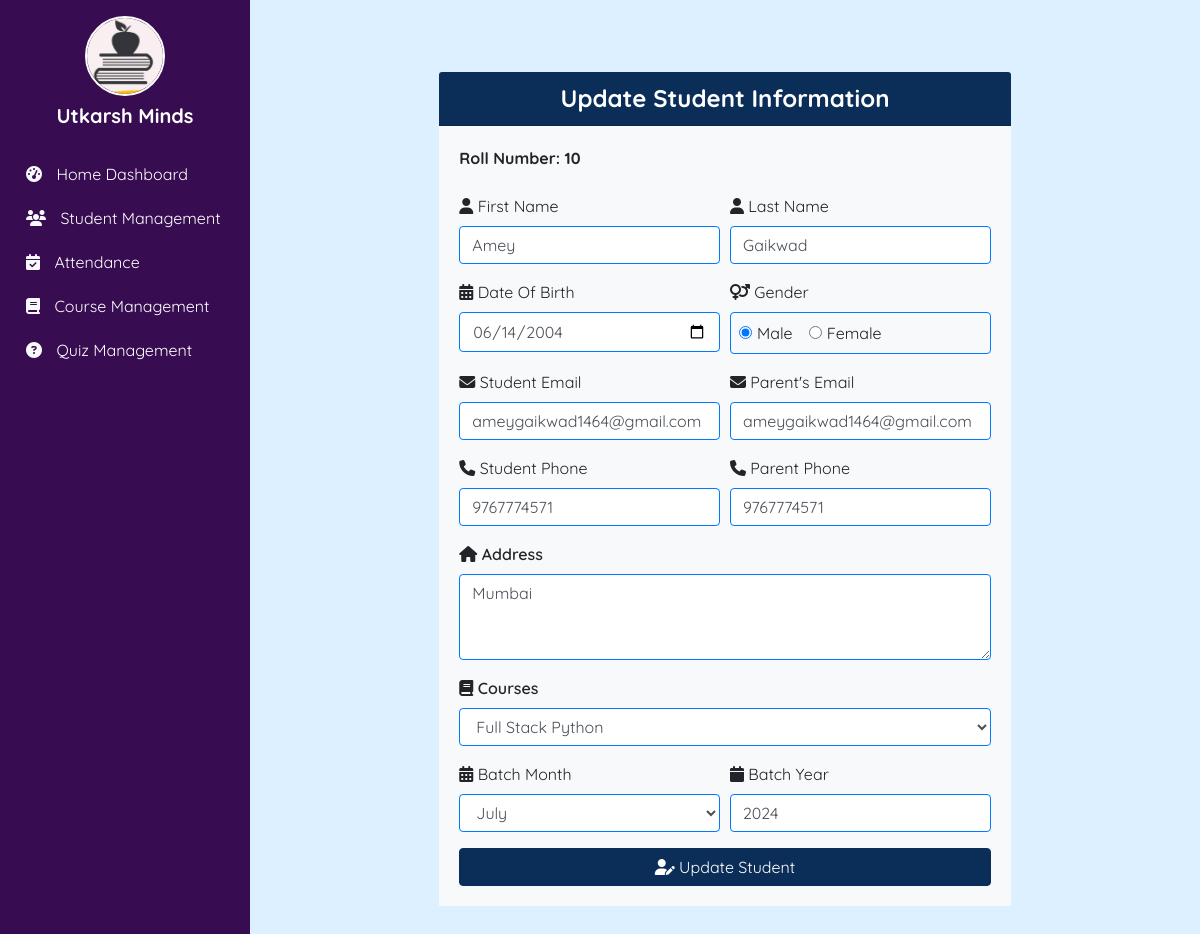
Screenshot of /studentmgt/student_update/10 with the database file from the repository.
### studentmgt/models.py (models this page shows, shortened)
class Student(models.Model):
    st_id = models.AutoField(primary_key=True)  # Auto-incrementing primary key
    fname = models.CharField(max_length=255)
    lname = models.CharField(max_length=255)
    dob = models.DateField()
    gender = models.CharField(max_length=1)
    st_email = models.EmailField()
    pr_email = models.EmailField()
    phone = models.CharField(max_length=20)
    pr_phone = models.CharField(max_length=20)
    address = models.TextField()
    courses = models.ManyToManyField(Course, related_name='students')
    batch_mon = models.CharField(max_length=255)
    batch_year = models.IntegerField()

### coursemgt/models.py (models this page shows, shortened)
class Course(models.Model):
    c_id = models.TextField(primary_key=True)
    cname = models.CharField(max_length=255)
    cduration = models.IntegerField()

### studentmgt/views.py (the view)
# urls.py: path("student_update/<int:st_id>",views.student_update),
def student_update(request, st_id):
    std = Student.objects.get(pk=st_id)
    courses = Course.objects.all()
    return render(request, "studentmgt/student_update.html", {'std': std, 'courses': courses})

### studentmgt/templates/studentmgt/student_update.html (shortened to what this page needs)
{% extends "base.html" %}
{% block body %}
<div class="container my-5">
    <div class="row justify-content-center">
        <div class="col-lg-8 col-md-10 col-sm-12">
            <div class="card shadow-lg border-0 rounded">
                <div class="card-header" style="background-color: #0b2e59; color: #ffffff;">
                    <h4 class="text-center mb-0"><strong>Update Student Information</strong></h4>
                </div>
                <div class="card-body bg-light">
                    <form action="/studentmgt/student_do_update/{{ std.st_id }}" method="POST" onsubmit="return validateForm()">
                        <div class="form-group mb-3">
                            <label for="roll"><strong>Roll Number: {{ std.st_id }}</strong></label>
                        </div>
                        <div class="form-row mb-3">
                            <div class="col-md-6">
                                <label for="fname"><i class="fas fa-user"></i> First Name</label>
                                <input name="fname" type="text" class="form-control border-primary" id="fname" placeholder="Enter First Name" required value="{{ std.fname }}">
                            </div>
                            <div class="col-md-6">
                                <label for="lname"><i class="fas fa-user"></i> Last Name</label>
                                <input name="lname" type="text" class="form-control border-primary" id="lname" placeholder="Enter Last Name" required value="{{ std.lname }}">
                            </div>
                        </div>
                        <div class="form-row mb-3">
                            <div class="col-md-6">
                                <label for="dob"><i class="fas fa-calendar-alt"></i> Date Of Birth</label>
                                <input type="date" id="dob" name="dob" class="form-control border-primary" value="{{ std.dob|date:'Y-m-d' }}" required>
                            </div>
                            <div class="col-md-6">
                                <label for="gender"><i class="fas fa-venus-mars"></i> Gender</label>
                                <div class="border border-primary rounded p-2" style="height: auto;">
                                    <div class="form-check form-check-inline">
                                        <input type="radio" id="male" name="gender" value="M" class="form-check-input" required {% if std.gender == 'M' %} checked {% endif %}>
                                        <label for="male" class="form-check-label">Male</label>
                                    </div>
                                    <div class="form-check form-check-inline">
                                        <input type="radio" id="female" name="gender" value="F" class="form-check-input" required {% if std.gender == 'F' %} checked {% endif %}>
                                        <label for="female" class="form-check-label">Female</label>
                                    </div>
                                </div>
                            </div>
                        </div>
                        <div class="form-row mb-3">
                            <div class="col-md-6">
                                <label for="email"><i class="fas fa-envelope"></i> Student Email</label>
                                <input name="st_email" type="email" class="form-control border-primary" id="email" placeholder="Enter Student's Email" required value="{{ std.st_email }}">
                            </div>
                            <div class="col-md-6">
                                <label for="pemail"><i class="fas fa-envelope"></i> Parent's Email</label>
                                <input name="pr_email" type="email" class="form-control border-primary" id="pemail" placeholder="Enter Parent's Email" required value="{{ std.pr_email }}">
                            </div>
                        </div>
                        <div class="form-row mb-3">
                            <div class="col-md-6">
                                <label for="phone"><i class="fas fa-phone"></i> Student Phone</label>
                                <input name="phone" type="text" class="form-control border-primary" id="phone" placeholder="Enter Phone Number" required value="{{ std.phone }}">
                            </div>
                            <div class="col-md-6">
                                <label for="pr_phone"><i class="fas fa-phone"></i> Parent Phone</label>
                                <input name="pr_phone" type="text" class="form-control border-primary" id="pr_phone" placeholder="Enter Parent's Phone Number" required value="{{ std.pr_phone }}">
                            </div>
                        </div>
                        <div class="form-group mb-3">
                            <label for="address"><i class="fas fa-home"></i> Address</label>
                            <textarea name="address" id="address" rows="3" class="form-control border-primary" required>{{ std.address }}</textarea>
                        </div>
                        <div class="form-group mb-3">
                            <label for="courses"><i class="fas fa-book"></i> Courses</label>
                            <select name="courses" id="courses" class="form-control border-primary" required>
                                {% for course in courses %}
                                <option value="{{ course.c_id }}" {% if course in std.courses.all %} selected {% endif %}>
                                    {{ course.cname }}
                                </option>
                                {% endfor %}
                            </select>
                        </div>
                        <div class="form-row mb-3">
                            <div class="col-md-6">
                                <label for="batch_month"><i class="fas fa-calendar-alt"></i> Batch Month</label>
                                <select name="batch_month" id="batch_month" class="form-control border-primary" required>
                                    <option value="July" {% if std.batch_mon == 'July' %}selected{% endif %}>July</option>
                                </select>
                            </div>
                            <div class="col-md-6">
                                <label for="batch_year"><i class="fas fa-calendar"></i> Batch Year</label>
                                <input type="number" value="{{ std.batch_year }}" name="batch_year" id="batch_year" class="form-control border-primary" placeholder="Enter Year" required min="1950" max="2100">
                            </div>
                        </div>
                        <div class="text-center">
                            <button type="submit" class="btn btn-block" style="background-color: #0b2e59; color: #ffffff;"><i class="fas fa-user-edit"></i> Update Student</button>
                        </div>
                    </form>
                </div>
            </div>
        </div>
    </div>
</div>
{% endblock body %}

### static/css/base_style.css (style rules this page uses)
body { margin: 0; padding: 0; font-family: "Quicksand", sans-serif; font-optical-sizing: auto; font-style: normal; }

### studentmgt/templates/studentmgt/student_update.html (style rules this page uses)
.form-control, .form-check-input { border: 1px solid #0b2e59; border-radius: 0.25rem; }
.form-group label { font-weight: 600; }
.btn { background-color: #0b2e59; border-color: #0b2e59; color: #ffffff; }

### templates/base.html (style rules this page uses)
body { background: rgb(220,240,255); background: linear-gradient(0deg, rgba(220,240,255,1) 0%); }
.d-flex { display: flex; }
.min-vh-100 { min-height: 100vh; }

### rows the page displays
Student: st_id "10", fname "Amey", lname "Gaikwad", dob "06/14/2004", gender "☑ Male", gender "☐ Female", st_email "ameygaikwad1464@gmail.com", pr_email "ameygaikwad1464@gmail.com", phone "9767774571", pr_phone "9767774571", address "Mumbai", courses "Full Stack Python", batch_month "July", batch_year "2024"
